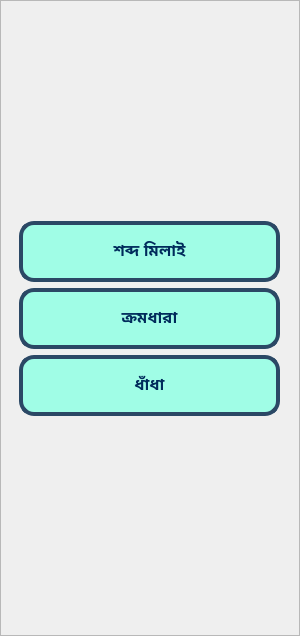
               <widget class="QFrame" name="eval_left_frame">
                <property name="minimumSize">
                 <size>
                  <width>300</width>
                  <height>636</height>
                 </size>
                </property>
                <property name="maximumSize">
                 <size>
                  <width>300</width>
                  <height>636</height>
                 </size>
                </property>
                <property name="styleSheet">
                 <string notr="true"/>
                </property>
                <property name="frameShape">
                 <enum>QFrame::StyledPanel</enum>
                </property>
                <property name="frameShadow">
                 <enum>QFrame::Raised</enum>
                </property>
                <layout class="QGridLayout" name="gridLayout_5">
                 <item row="0" column="1">
                  <spacer name="verticalSpacer_3">
                   <property name="orientation">
                    <enum>Qt::Vertical</enum>
                   </property>
                   <property name="sizeHint" stdset="0">
                    <size>
                     <width>20</width>
                     <height>164</height>
                    </size>
                   </property>
                  </spacer>
                 </item>
                 <item row="1" column="1">
                  <widget class="QPushButton" name="task_btn_matching">
                   <property name="minimumSize">
                    <size>
                     <width>261</width>
                     <height>61</height>
                    </size>
                   </property>
                   <property name="font">
                    <font>
                     <family>Hind Siliguri Medium</family>
                     <pointsize>12</pointsize>
                     <weight>75</weight>
                     <bold>true</bold>
                    </font>
                   </property>
                   <property name="cursor">
                    <cursorShape>PointingHandCursor</cursorShape>
                   </property>
                   <property name="styleSheet">
                    <string notr="true">QPushButton {
background-color: rgb(160, 253, 230);
color:  rgb(0, 43, 91) ;
border-radius: 15px;
border: 4px solid rgb(43, 72, 101);
}

QPushButton::hover:!pressed {
	
	background-color: rgb(143, 227, 207);
	color: rgb(0, 43, 91);

}</string>
                   </property>
                   <property name="text">
                    <string>শব্দ মিলাই</string>
                   </property>
                   <property name="icon">
                    <iconset>
                     <normaloff>../Images/connect_icon.png</normaloff>../Images/connect_icon.png</iconset>
                   </property>
                   <property name="iconSize">
                    <size>
                     <width>28</width>
                     <height>50</height>
                    </size>
                   </property>
                  </widget>
                 </item>
                 <item row="1" column="2">
                  <spacer name="horizontalSpacer_13">
                   <property name="orientation">
                    <enum>Qt::Horizontal</enum>
                   </property>
                   <property name="sizeHint" stdset="0">
                    <size>
                     <width>40</width>
                     <height>20</height>
                    </size>
                   </property>
                  </spacer>
                 </item>
                 <item row="1" column="0">
                  <spacer name="horizontalSpacer_10">
                   <property name="orientation">
                    <enum>Qt::Horizontal</enum>
                   </property>
                   <property name="sizeHint" stdset="0">
                    <size>
                     <width>40</width>
                     <height>20</height>
                    </size>
                   </property>
                  </spacer>
                 </item>
                 <item row="2" column="1">
                  <widget class="QPushButton" name="task_btn_sequence">
                   <property name="minimumSize">
                    <size>
                     <width>261</width>
                     <height>61</height>
                    </size>
                   </property>
                   <property name="font">
                    <font>
                     <family>Hind Siliguri Medium</family>
                     <pointsize>12</pointsize>
                     <weight>75</weight>
                     <bold>true</bold>
                    </font>
                   </property>
                   <property name="cursor">
                    <cursorShape>PointingHandCursor</cursorShape>
                   </property>
                   <property name="styleSheet">
                    <string notr="true">QPushButton {
background-color: rgb(160, 253, 230);
color:  rgb(0, 43, 91) ;
border-radius: 15px;
border: 4px solid rgb(43, 72, 101);
}

QPushButton::hover:!pressed {
	
	background-color: rgb(143, 227, 207);
	color: rgb(0, 43, 91);

}</string>
                   </property>
                   <property name="text">
                    <string>ক্রমধারা</string>
                   </property>
                   <property name="icon">
                    <iconset>
                     <normaloff>../Images/sequence_icon.png</normaloff>../Images/sequence_icon.png</iconset>
                   </property>
                   <property name="iconSize">
                    <size>
                     <width>26</width>
                     <height>50</height>
                    </size>
                   </property>
                  </widget>
                 </item>
                 <item row="2" column="2">
                  <spacer name="horizontalSpacer_14">
                   <property name="orientation">
                    <enum>Qt::Horizontal</enum>
                   </property>
                   <property name="sizeHint" stdset="0">
                    <size>
                     <width>40</width>
                     <height>20</height>
                    </size>
                   </property>
                  </spacer>
                 </item>
                 <item row="2" column="0">
                  <spacer name="horizontalSpacer_11">
                   <property name="orientation">
                    <enum>Qt::Horizontal</enum>
                   </property>
                   <property name="sizeHint" stdset="0">
                    <size>
                     <width>40</width>
                     <height>20</height>
                    </size>
                   </property>
                  </spacer>
                 </item>
                 <item row="4" column="1">
                  <spacer name="verticalSpacer_4">
                   <property name="orientation">
                    <enum>Qt::Vertical</enum>
                   </property>
                   <property name="sizeHint" stdset="0">
                    <size>
                     <width>20</width>
                     <height>163</height>
                    </size>
                   </property>
                  </spacer>
                 </item>
                 <item row="3" column="1">
                  <widget class="QPushButton" name="task_btn_puzzle">
                   <property name="minimumSize">
                    <size>
                     <width>261</width>
                     <height>61</height>
                    </size>
                   </property>
                   <property name="font">
                    <font>
                     <family>Hind Siliguri Medium</family>
                     <pointsize>12</pointsize>
                     <weight>75</weight>
                     <bold>true</bold>
                    </font>
                   </property>
                   <property name="cursor">
                    <cursorShape>PointingHandCursor</cursorShape>
                   </property>
                   <property name="styleSheet">
                    <string notr="true">QPushButton {
background-color: rgb(160, 253, 230);
color:  rgb(0, 43, 91) ;
border-radius: 15px;
border: 4px solid rgb(43, 72, 101);
}

QPushButton::hover:!pressed {
	
	background-color: rgb(143, 227, 207);
	color: rgb(0, 43, 91);

}</string>
                   </property>
                   <property name="text">
                    <string>ধাঁধা</string>
                   </property>
                   <property name="icon">
                    <iconset>
                     <normaloff>../Images/puzzle_icon.png</normaloff>../Images/puzzle_icon.png</iconset>
                   </property>
                   <property name="iconSize">
                    <size>
                     <width>20</width>
                     <height>30</height>
                    </size>
                   </property>
                  </widget>
                 </item>
                 <item row="3" column="0">
                  <spacer name="horizontalSpacer_12">
                   <property name="orientation">
                    <enum>Qt::Horizontal</enum>
                   </property>
                   <property name="sizeHint" stdset="0">
                    <size>
                     <width>40</width>
                     <height>20</height>
                    </size>
                   </property>
                  </spacer>
                 </item>
                 <item row="3" column="2">
                  <spacer name="horizontalSpacer_15">
                   <property name="orientation">
                    <enum>Qt::Horizontal</enum>
                   </property>
                   <property name="sizeHint" stdset="0">
                    <size>
                     <width>40</width>
                     <height>20</height>
                    </size>
                   </property>
                  </spacer>
                 </item>
                </layout>
               </widget>
